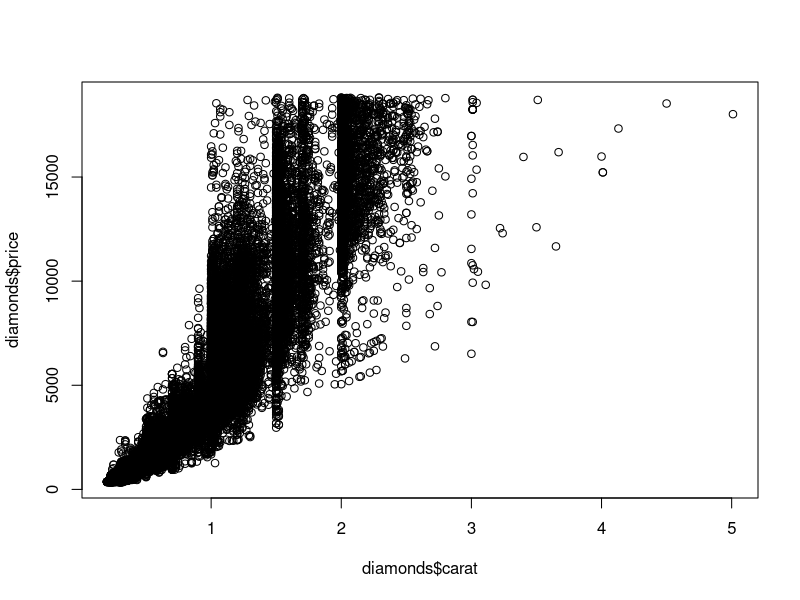
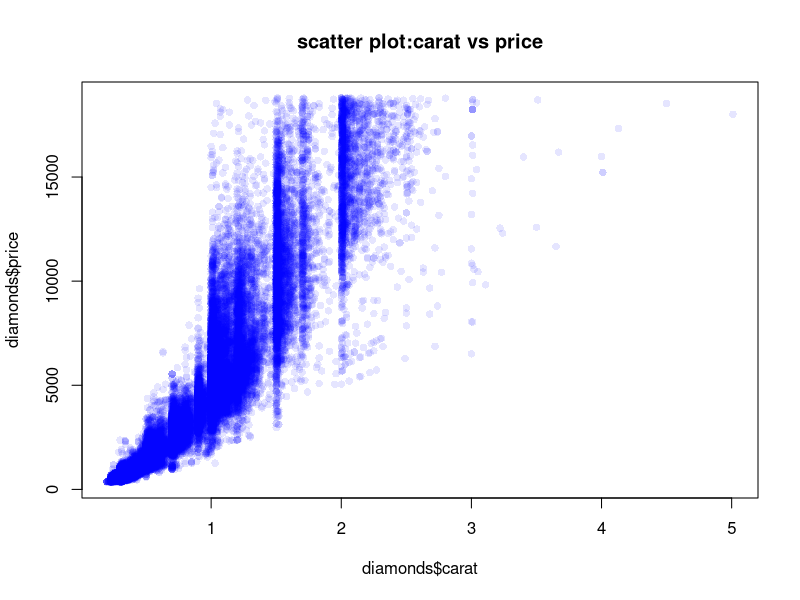
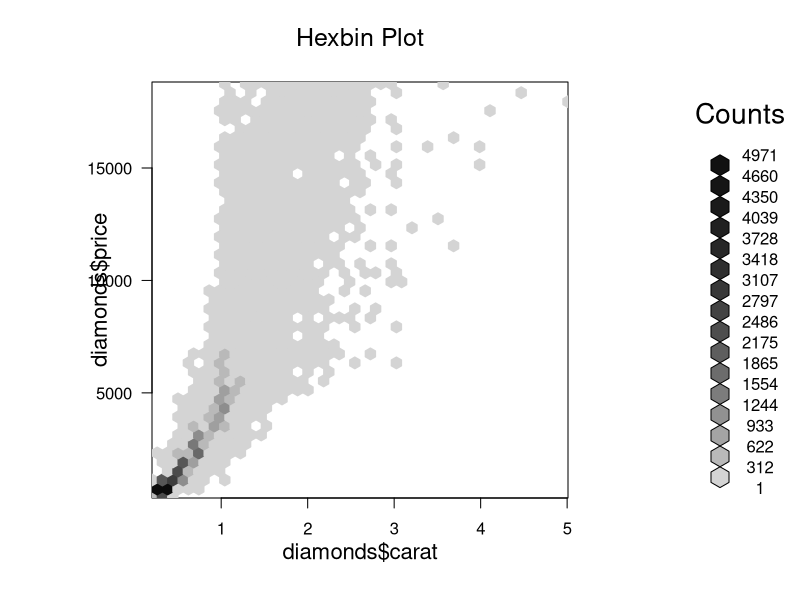
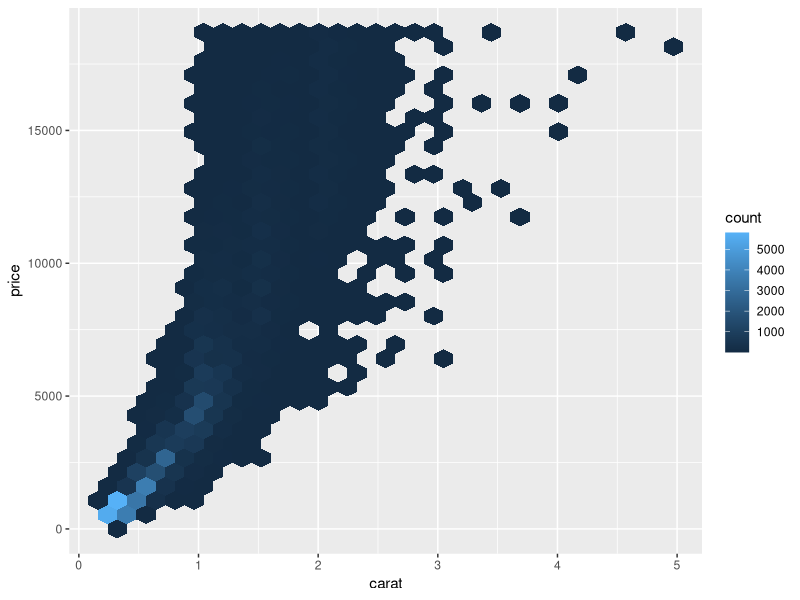
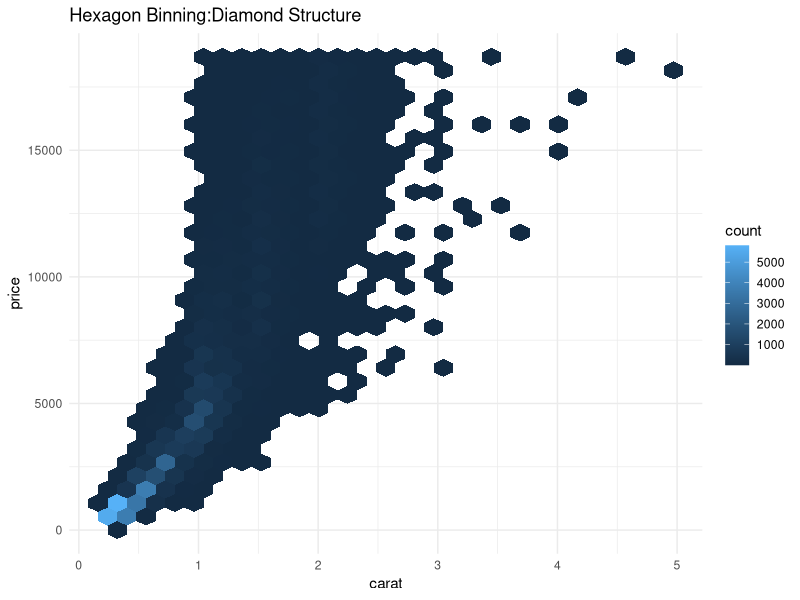

Write R code to recreate these figures, in order.
data(package= .packages(all.available = TRUE))
library(ggplot2)
data(diamonds)
str(diamonds)
dim(diamonds)
?diamonds
plot(diamonds$carat, diamonds$price)
plot(diamonds$carat,diamonds$price,col=rgb(0,0,1,0.1),pch=16,main="scatter plot:carat vs price")
#Hexbin using
install.packages('hexbin')
library(hexbin)
hb <- hexbin(diamonds$carat,diamonds$price,xbins=40)
plot(hb,main="Hexbin Plot")
ggplot(diamonds,aes(x=carat,y=price))+
  geom_hex()
ggplot(diamonds,aes(carat,price))+
  geom_hex()+
  labs(title='Hexagon Binning:Diamond Structure',x='carat',y='price')+
  theme_minimal()
